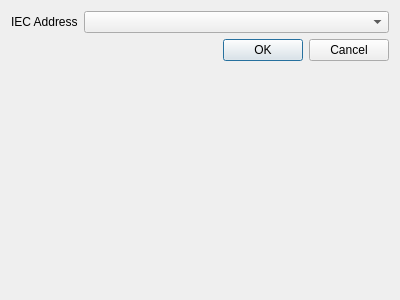
<?xml version="1.0" encoding="UTF-8"?>
<ui version="4.0">
 <class>IECFoundryDiskSettingsDialog</class>
 <widget class="QDialog" name="IECFoundryDiskSettingsDialog">
  <property name="geometry">
   <rect>
    <x>0</x>
    <y>0</y>
    <width>400</width>
    <height>300</height>
   </rect>
  </property>
  <property name="windowTitle">
   <string>Foundry Disk Settings</string>
  </property>
  <layout class="QFormLayout" name="formLayout">
   <item row="0" column="0">
    <widget class="QLabel" name="label_DeviceNumber">
     <property name="text">
      <string>IEC Address</string>
     </property>
    </widget>
   </item>
   <item row="0" column="1">
    <widget class="QComboBox" name="comboBox_DeviceNumber"/>
   </item>
   <item row="1" column="0" colspan="2">
    <widget class="QDialogButtonBox" name="buttonBox">
     <property name="orientation">
      <enum>Qt::Orientation::Horizontal</enum>
     </property>
     <property name="standardButtons">
      <set>QDialogButtonBox::StandardButton::Cancel|QDialogButtonBox::StandardButton::Ok</set>
     </property>
    </widget>
   </item>
  </layout>
 </widget>
 <resources/>
 <connections>
  <connection>
   <sender>buttonBox</sender>
   <signal>accepted()</signal>
   <receiver>IECFoundryDiskSettingsDialog</receiver>
   <slot>accept()</slot>
   <hints>
    <hint type="sourcelabel">
     <x>248</x>
     <y>254</y>
    </hint>
    <hint type="destinationlabel">
     <x>157</x>
     <y>274</y>
    </hint>
   </hints>
  </connection>
  <connection>
   <sender>buttonBox</sender>
   <signal>rejected()</signal>
   <receiver>IECFoundryDiskSettingsDialog</receiver>
   <slot>reject()</slot>
   <hints>
    <hint type="sourcelabel">
     <x>316</x>
     <y>260</y>
    </hint>
    <hint type="destinationlabel">
     <x>286</x>
     <y>274</y>
    </hint>
   </hints>
  </connection>
 </connections>
</ui>
